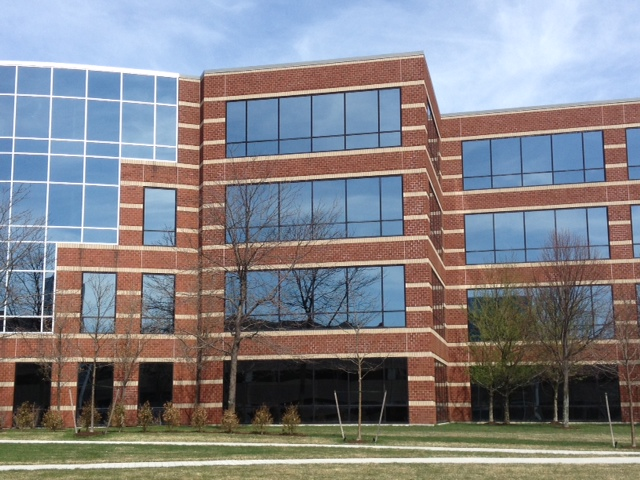
#> input picture vco_images/student_images/building4.JPG, 640 x 480 px
$ python exercise_01.py
#> lines starting #> are read from the running program, lines starting #| are printed output that depends on the picture
"""
@file     exercise_01.py

@author   Marcos Belda Martinez <mbelmar@etsinf.upv.es>
@date     October, 2024
@section  VCO-GIIROB
@brief    Combining image transformations.
"""

# ---------------------------------------------------------------------------- #
# NEEDED IMPORTS

import math
import matplotlib.pyplot as plt
import numpy as np
from PIL import Image

# ---------------------------------------------------------------------------- #
# EXERCISE 1.1

# Reading a file, image_1_1
image_1_1 = Image.open("../vco_images/student_images/building4.JPG")
#> image_1_1 is the input picture: PIL image 640x480 RGB; mean R, G, B 131.9, 130.7, 135.1

# Showing image_1_1 in a window using Matplotlib
plt.imshow(np.asarray(image_1_1))

# Show the image
plt.show()

# ---------------------------------------------------------------------------- #
# EXERCISE 1.2

# Read a file, image_1_2
image_1_2 = Image.open("../vco_images/student_images/building4.JPG")

# Set matplotlib figure size
plt.figure(figsize=(12,4))

# Show image_1_2 in a window using Matplotlib
plt.subplot(121) # On the left
plt.imshow(np.asarray(image_1_2))

# Calculate sin and cos of +10 degree
angle = 10
sin = math.sin(math.radians(angle))
cos = math.cos(math.radians(angle))

# Rotation matrix
T_rotate = np.array([
    [cos, -sin, 0],
    [sin,  cos, 0],
    [  0,    0, 1]])

# Create the inverse transform matrix (Image.transform uses the inverse)
T = T_rotate
T_inv = np.linalg.inv(T)

# Aply T_inv matrix to image_1_2
image_1_2_transformed = image_1_2.transform((640, 480),
                                            Image.Transform.AFFINE,
                                            data=T_inv.flatten()[:6],
                                            resample=Image.NEAREST)
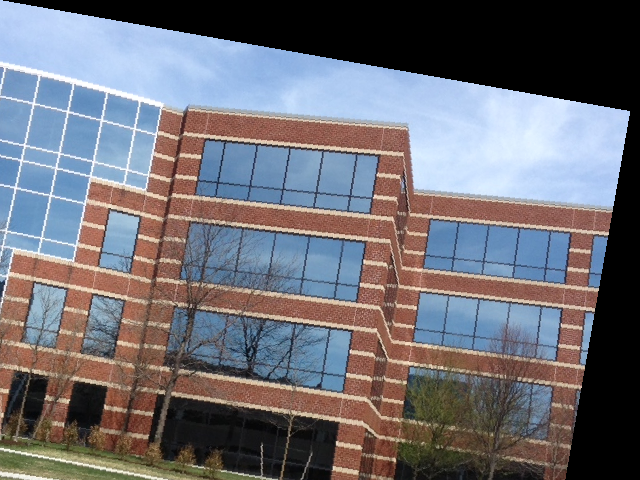
#> image_1_2_transformed: PIL image 640x480 RGB; mean R, G, B 111.3, 110.3, 117.4

# Showing image_1_2_transformed in a window using Matplotlib
plt.subplot(122) # On the right
plt.imshow(np.asarray(image_1_2_transformed))

# Show the image
plt.show()
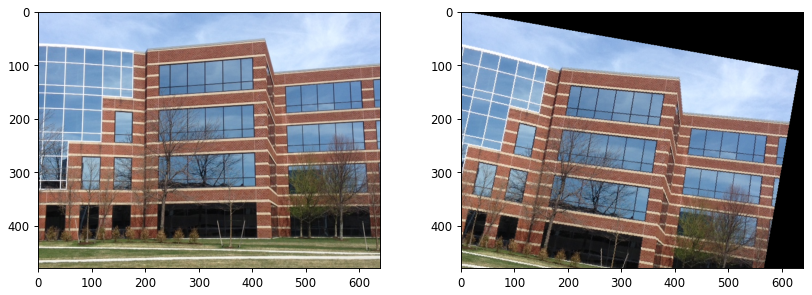
#> figure drawn by matplotlib, 2 panels

# ---------------------------------------------------------------------------- #
# EXERCISE 1.3

# Read a file, image_1_3
image_1_3 = Image.open("../vco_images/student_images/building4.JPG")

# Set matplotlib figure size
plt.figure(figsize=(12,4))

# Show image_1_3 in a window using Matplotlib
plt.subplot(121) # On the left
plt.imshow(np.asarray(image_1_3))

# Calculate sin and cos of +10 degree
angle = 10
sin = math.sin(math.radians(angle))
cos = math.cos(math.radians(angle))

# Translation matrix
T_translate = np.array([
    [1, 0, 1000],
    [0, 1, 1000],
    [0, 0,    1]])

# Rotation matrix
T_rotate = np.array([
    [cos, -sin, 0],
    [sin,  cos, 0],
    [  0,    0, 1]])

# Scale matrix
T_scale = np.array([
    [2, 0, 0],
    [0, 2, 0],
    [0, 0, 1]])

# Center original to image center
T_center = np.array([
    [1, 0,  -image_1_3.width/2],
    [0, 1, -image_1_3.height/2],
    [0, 0,                   1]])
#> T_center = [[1, 0, -320], [0, 1, -240], [0, 0, 1]]

# Create the inverse transform matrix (Image.transform uses the inverse)
T = T_translate @ T_rotate @ T_scale @ T_center
T_inv = np.linalg.inv(T)

# Aply T_inv matrix to image_1_3
image_1_3_transformed = image_1_3.transform((2000, 2000),
                                            Image.Transform.AFFINE,
                                            data=T_inv.flatten()[:6],
                                            resample=Image.NEAREST)
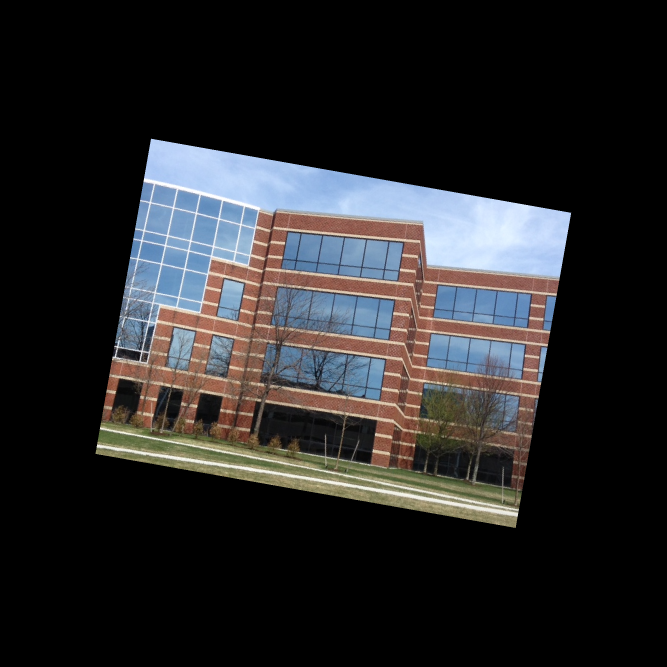
#> image_1_3_transformed: PIL image 2000x2000 RGB (shown at 1/3 size); mean R, G, B 40.5, 40.1, 41.5

# Showing image_1_3_transformed in a window using Matplotlib
plt.subplot(122) # On the right
plt.imshow(np.asarray(image_1_3_transformed))

# Show the image
plt.show()
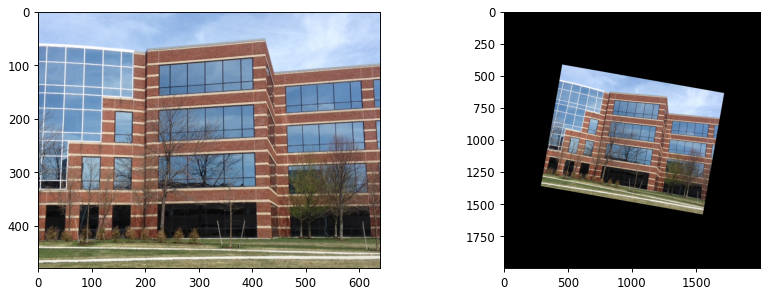
#> figure drawn by matplotlib, 2 panels

# end of file #

$ run again, with vco_images/student_images/building5.JPG copied over vco_images/student_images/building4.JPG
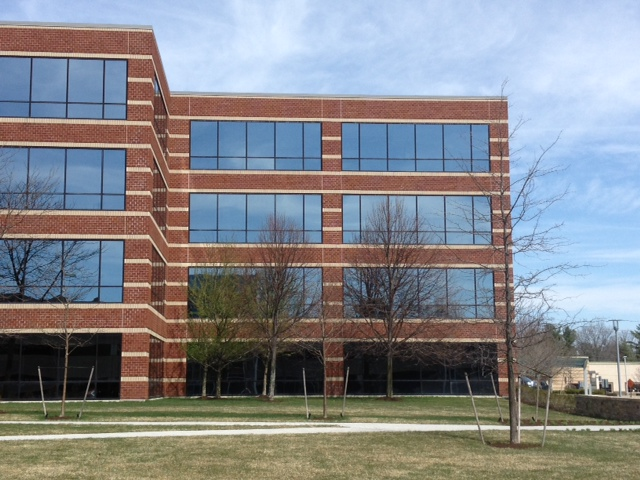
#> input picture vco_images/student_images/building5.JPG, 640 x 480 px
#> image_1_1 is the input picture: PIL image 640x480 RGB; mean R, G, B 132.6, 134.8, 139.6
#> `image_1_3_transformed = image_1_3.transform((2000, 2000), Image.Transf..`:
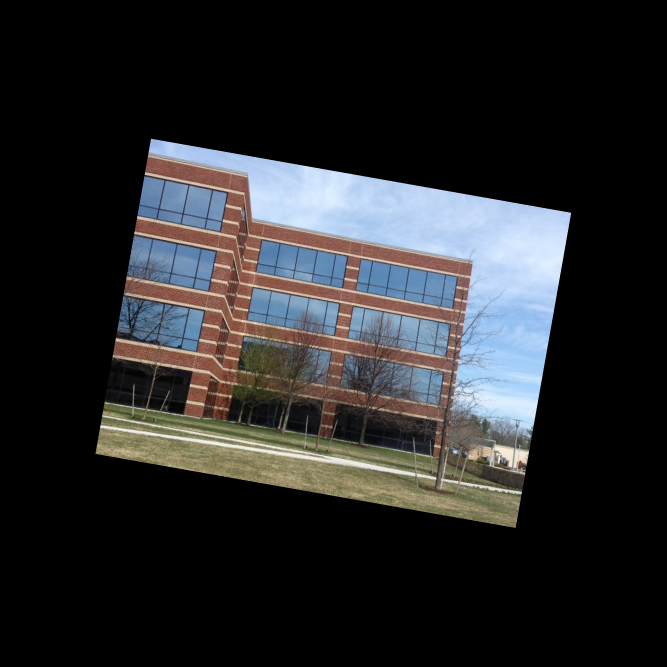
#> image_1_3_transformed: PIL image 2000x2000 RGB (shown at 1/3 size); mean R, G, B 40.7, 41.4, 42.9
#> `plt.show()`:
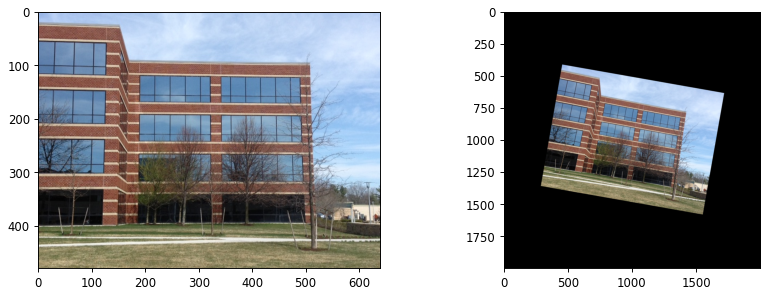
#> figure drawn by matplotlib, 2 panels

$ run again, with vco_images/student_images/AloeVera.jpg copied over vco_images/student_images/building4.JPG
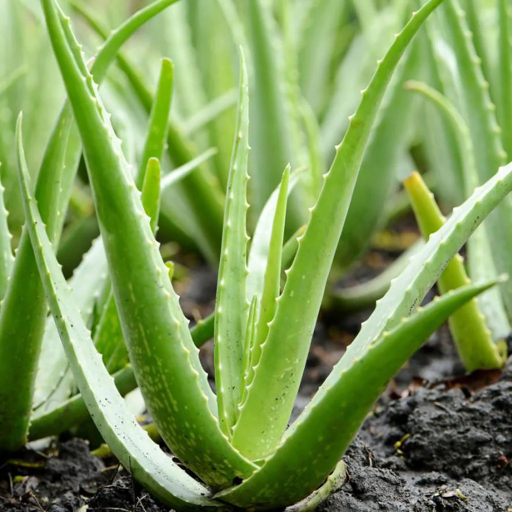
#> input picture vco_images/student_images/AloeVera.jpg, 1024 x 1024 px (shown at 1/2 size)
#> image_1_1 is the input picture: PIL image 1024x1024 RGB; mean R, G, B 124.7, 152.8, 87.2
#> `image_1_3_transformed = image_1_3.transform((2000, 2000), Image.Transf..`:
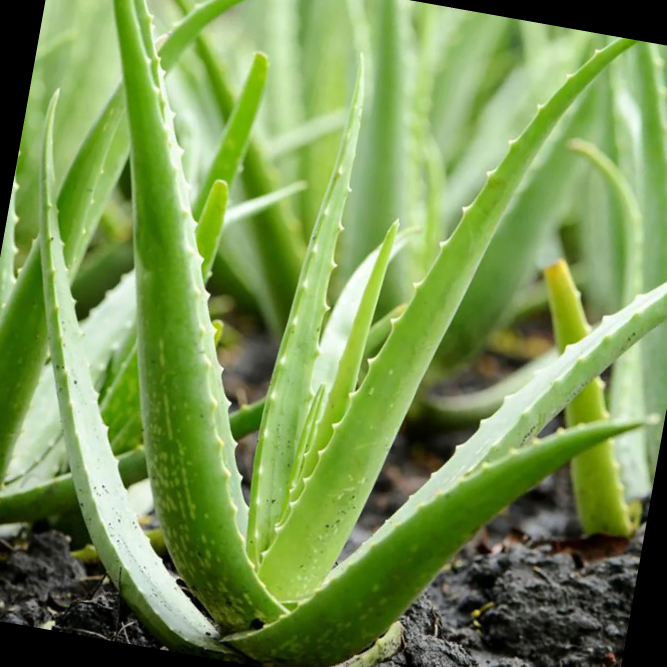
#> image_1_3_transformed: PIL image 2000x2000 RGB (shown at 1/3 size); mean R, G, B 119.4, 146.6, 83
#> `plt.show()`:
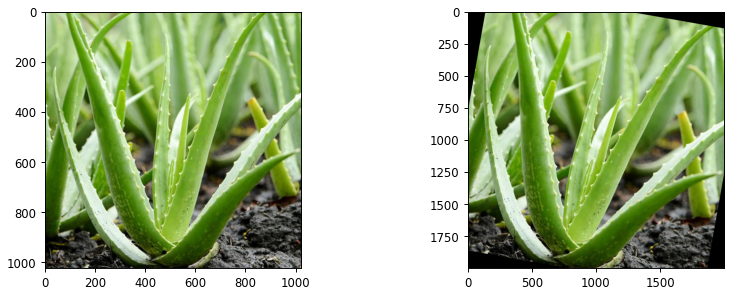
#> figure drawn by matplotlib, 2 panels

$ run again, with vco_images/student_images/AloeVera_02.jpg copied over vco_images/student_images/building4.JPG
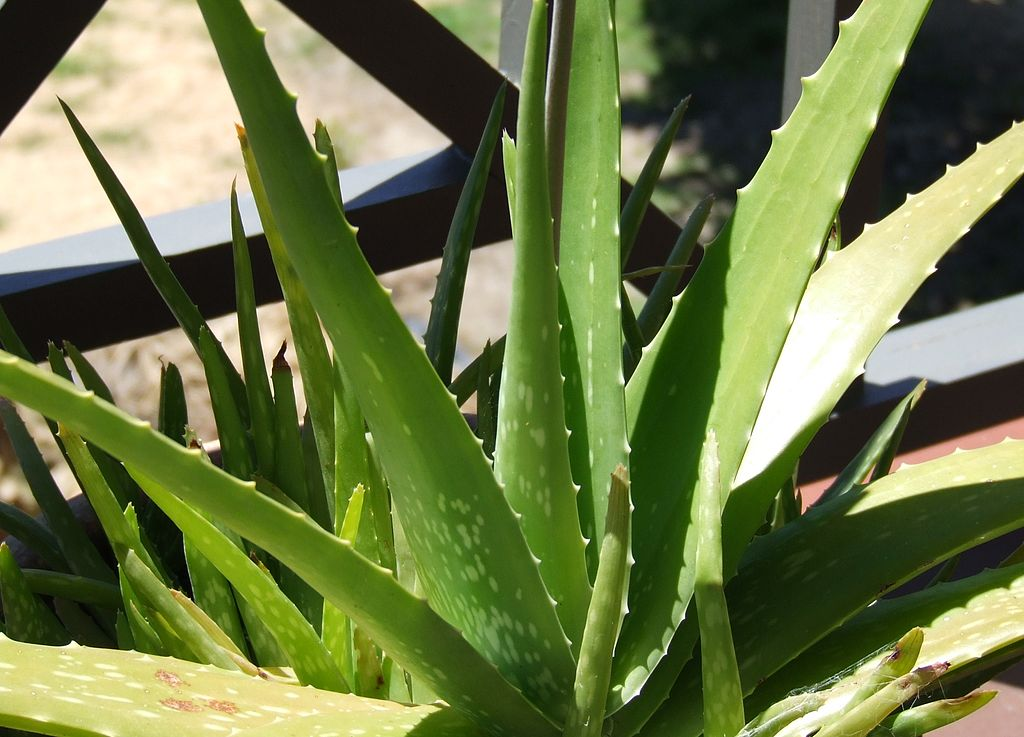
#> input picture vco_images/student_images/AloeVera_02.jpg, 1024 x 737 px
#> image_1_1 is the input picture: PIL image 1024x737 RGB; mean R, G, B 108.2, 120.2, 71.3
#> `image_1_3_transformed = image_1_3.transform((2000, 2000), Image.Transf..`:
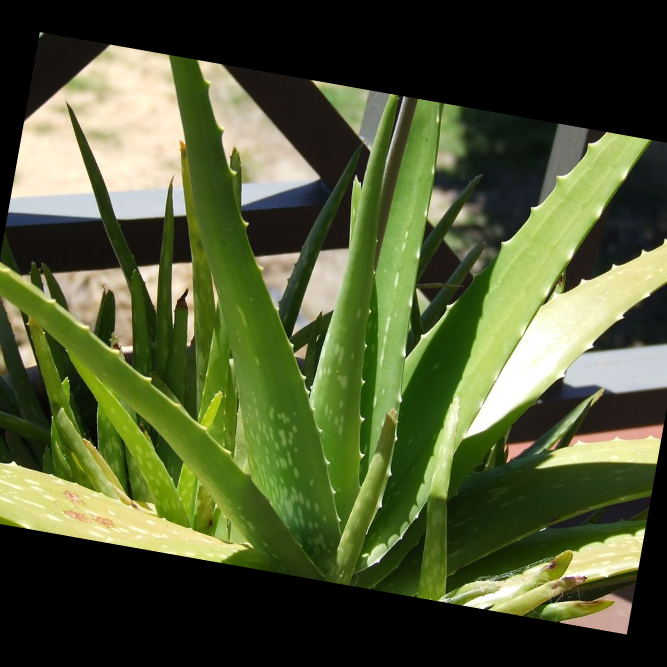
#> image_1_3_transformed: PIL image 2000x2000 RGB (shown at 1/3 size); mean R, G, B 79.2, 88.1, 52.1
#> `plt.show()`:
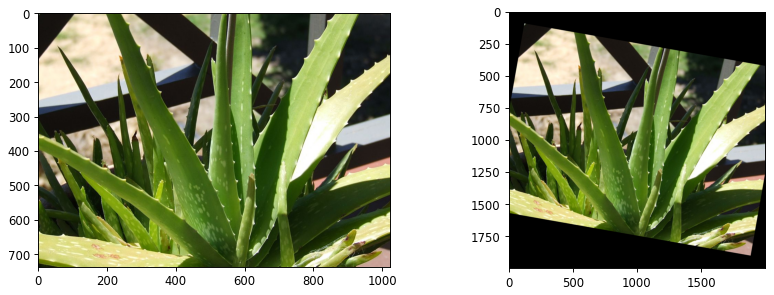
#> figure drawn by matplotlib, 2 panels
